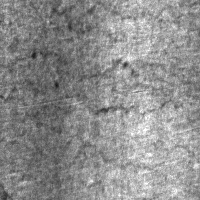
#> input picture dataset/defeito/crazing_283.jpg, 200 x 200 px
$ python -i segmentacao.py   (imports and definitions only)
#> lines starting #> are read from the running program, lines starting #| are printed output that depends on the picture; after the words box and inside, x2 and y2 are one past the last pixel; in counts of white or black regions, pixels touching at a corner belong together
#> further down, picture is the input picture: shape (200, 200); min 17, max 255, mean 140.9
import cv2
import numpy as np


def segmentar_defeitos(imagem):
    # Segmentação com otsu + blackhat

    _, otsu = cv2.threshold(
        imagem,
        0,
        255,
        cv2.THRESH_BINARY_INV + cv2.THRESH_OTSU
    )
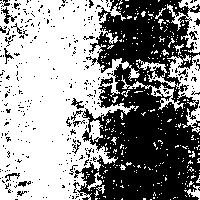
#> otsu: shape (200, 200); 56.4% white; 368 black regions (344 under 20 px), largest, box (x1, y1, x2, y2) and area: (74, 0, 200, 200) 15749, (1, 7, 17, 24) 82, (71, 98, 84, 109) 58

    kernel = np.ones((3, 3), np.uint8)

    abertura = cv2.morphologyEx(otsu, cv2.MORPH_OPEN, kernel, iterations=1)
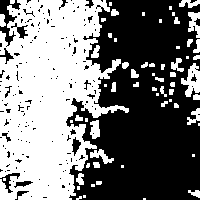
#> abertura: shape (200, 200); 47.5% white; 63 white regions (28 under 20 px), largest, box (x1, y1, x2, y2) and area: (0, 0, 129, 200) 16495, (181, 63, 200, 97) 354, (188, 12, 200, 38) 192
    fechamento = cv2.morphologyEx(abertura, cv2.MORPH_CLOSE, kernel, iterations=2)
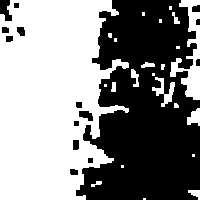
#> fechamento: shape (200, 200); 53.4% white; 15 black regions, largest, box (x1, y1, x2, y2) and area: (76, 0, 200, 200) 17928, (0, 0, 12, 21) 170, (79, 111, 93, 121) 98

    return otsu, fechamento

>>> import cv2
>>> picture = cv2.imread('../dataset/defeito/crazing_283.jpg', cv2.IMREAD_GRAYSCALE)
>>> result = segmentar_defeitos(picture)

$ run again, on dataset/defeito/crazing_284.jpg
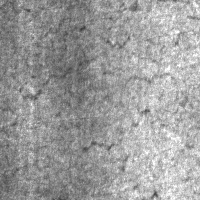
#> input picture dataset/defeito/crazing_284.jpg, 200 x 200 px
#> picture is the input picture: shape (200, 200); min 58, max 255, mean 156.5
#> in segmentar_defeitos, `_, otsu = cv2.threshold( imagem, 0, 255, cv2.THRESH_BINARY_INV + cv2.T..`:
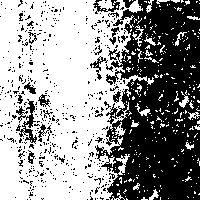
#> otsu: shape (200, 200); 57.5% white; 479 black regions (458 under 20 px), largest, box (x1, y1, x2, y2) and area: (95, 0, 200, 200) 14330, (16, 99, 37, 144) 355, (93, 0, 120, 14) 139
#> abertura: shape (200, 200); 48.3% white; 56 white regions (33 under 20 px), largest, box (x1, y1, x2, y2) and area: (0, 0, 130, 200) 18017, (99, 0, 112, 9) 94, (129, 1, 141, 12) 93
#> in segmentar_defeitos, `fechamento = cv2.morphologyEx(abertura, cv2.MORPH_CLOSE, kernel, itera..`:
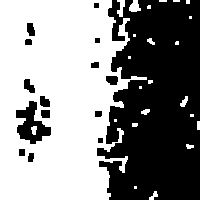
#> fechamento: shape (200, 200); 54.8% white; 15 black regions, largest, box (x1, y1, x2, y2) and area: (97, 0, 200, 200) 16589, (16, 101, 51, 144) 750, (24, 79, 35, 93) 101

$ run again, on dataset/defeito/crazing_285.jpg
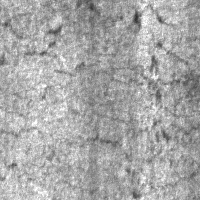
#> input picture dataset/defeito/crazing_285.jpg, 200 x 200 px
#> picture is the input picture: shape (200, 200); min 47, max 255, mean 167.3
#> in segmentar_defeitos, `_, otsu = cv2.threshold( imagem, 0, 255, cv2.THRESH_BINARY_INV + cv2.T..`:
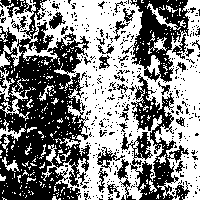
#> otsu: shape (200, 200); 52.3% white; 439 black regions (402 under 20 px), largest, box (x1, y1, x2, y2) and area: (0, 0, 90, 200) 10512, (121, 73, 190, 200) 2916, (130, 0, 190, 83) 2497
#> abertura: shape (200, 200); 37.6% white; 112 white regions (57 under 20 px), largest, box (x1, y1, x2, y2) and area: (45, 0, 142, 200) 6618, (158, 36, 200, 200) 3161, (122, 53, 163, 103) 642
#> in segmentar_defeitos, `fechamento = cv2.morphologyEx(abertura, cv2.MORPH_CLOSE, kernel, itera..`:
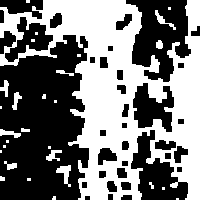
#> fechamento: shape (200, 200); 47% white; 29 white regions (16 under 20 px), largest, box (x1, y1, x2, y2) and area: (0, 0, 200, 200) 17790, (56, 165, 71, 187) 151, (155, 10, 176, 30) 102

$ run again, on dataset/defeito/crazing_286.jpg
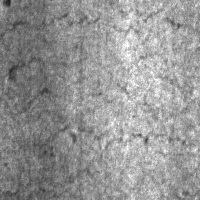
#> input picture dataset/defeito/crazing_286.jpg, 200 x 200 px
#> picture is the input picture: shape (200, 200); min 31, max 255, mean 148.6
#> in segmentar_defeitos, `_, otsu = cv2.threshold( imagem, 0, 255, cv2.THRESH_BINARY_INV + cv2.T..`:
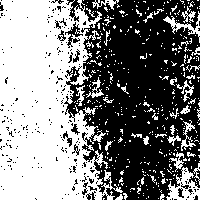
#> otsu: shape (200, 200); 50.1% white; 252 black regions (236 under 20 px), largest, box (x1, y1, x2, y2) and area: (64, 0, 200, 200) 18757, (65, 22, 83, 48) 154, (63, 131, 72, 147) 53
#> abertura: shape (200, 200); 40.3% white; 60 white regions (37 under 20 px), largest, box (x1, y1, x2, y2) and area: (0, 0, 101, 200) 14571, (167, 186, 200, 200) 235, (75, 9, 100, 28) 203
#> in segmentar_defeitos, `fechamento = cv2.morphologyEx(abertura, cv2.MORPH_CLOSE, kernel, itera..`:
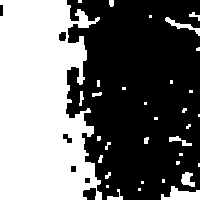
#> fechamento: shape (200, 200); 43.7% white; 34 white regions (19 under 20 px), largest, box (x1, y1, x2, y2) and area: (0, 0, 102, 200) 16162, (161, 186, 200, 200) 331, (165, 17, 200, 36) 170
